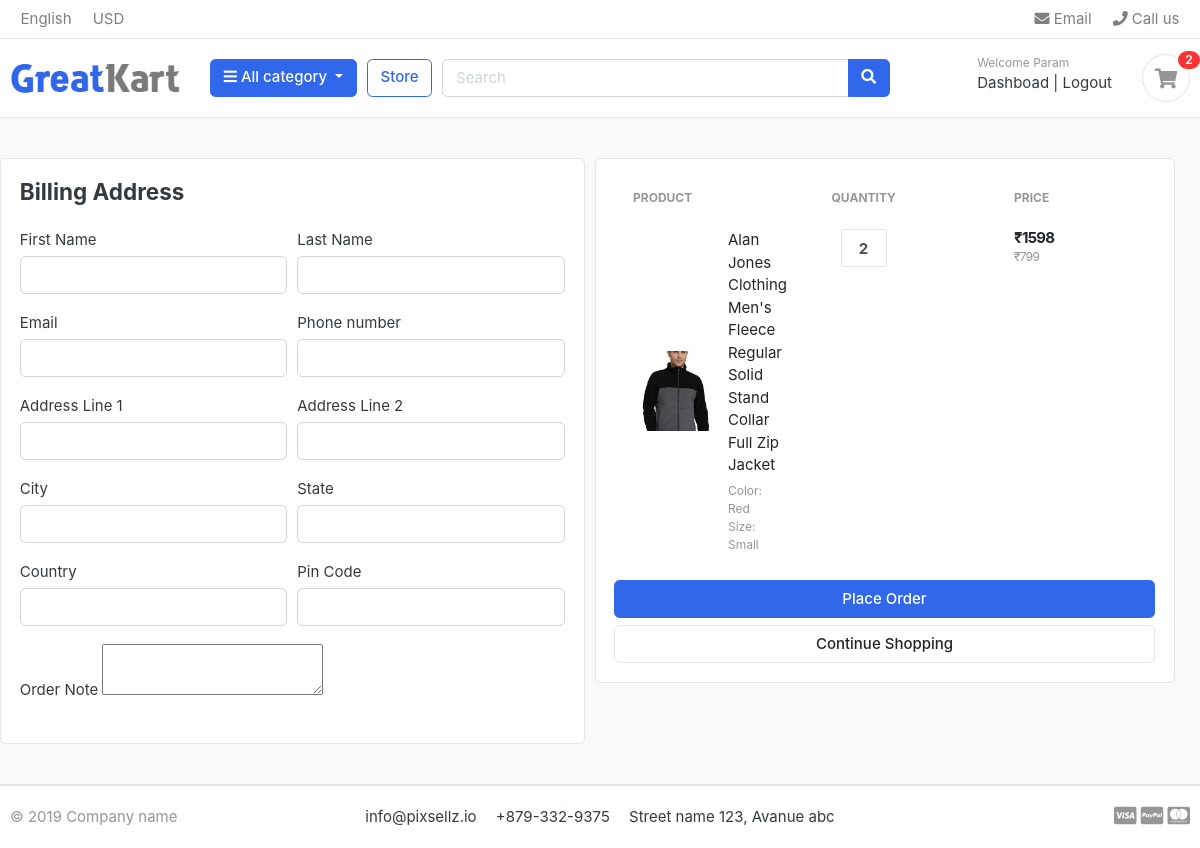
The app's page /cart/checkout/ (signed in) with its own data.
### accounts/models.py (models this page shows, shortened)
class Account(AbstractBaseUser):
  first_name = models.CharField(max_length=50)
  last_name =  models.CharField(max_length=50)
  email = models.EmailField(max_length=100, unique=True)
  username = models.CharField(max_length=50,unique=True)
  phone_number = models.CharField(max_length=15)
  date_joined = models.DateTimeField(auto_now_add=True)
  last_login = models.DateTimeField(auto_now=True)
  is_admin = models.BooleanField(default=False)
  is_active = models.BooleanField(default=True)
  is_staff = models.BooleanField(default=False)
  is_superadmin = models.BooleanField(default=False)
  USERNAME_FIELD = 'email'
  REQUIRED_FIELDS = ['username','first_name', 'last_name']
  objects = AccountManager()

### carts/models.py (models this page shows, shortened)
class CartItem(models.Model):
    user = models.ForeignKey(Account, on_delete=models.CASCADE, null=True)
    product = models.ForeignKey(Product, on_delete=models.CASCADE)
    cart = models.ForeignKey(Cart, on_delete=models.CASCADE)
    variations = models.ManyToManyField(Varition, blank=True)
    quantity = models.IntegerField()
    is_active = models.BooleanField(default=True)
    def get_total_price(self):
        return self.product.price * self.quantity
    class Meta:
        db_table = 'CartItem'

### stores/models.py (models this page shows, shortened)
class Product(models.Model):
  product_name = models.CharField(max_length=200, unique=True)
  slug = models.SlugField(max_length=200, unique=True)
  description = models.TextField(max_length=500, blank=True)
  price = models.IntegerField()
  images = models.ImageField(upload_to='photos/products')
  stock = models.IntegerField()
  is_available = models.BooleanField(default=True)
  category = models.ForeignKey('category.Category', on_delete=models.CASCADE)
  created_date = models.DateTimeField(auto_now_add=True)
  modified_date = models.DateTimeField(auto_now=True)
  class Meta:
    verbose_name = 'product'
    verbose_name_plural = 'products'
  def get_url(self):
    return reverse('product_detail', args=[self.category.slug, self.slug])

class Varition(models.Model):
  product = models.ForeignKey(Product, on_delete=models.CASCADE)
  variation_category = models.CharField(max_length=100,choices=category_choices)
  variation_value = models.CharField(max_length=100)
  is_active = models.BooleanField(default=True)
  created_date = models.DateTimeField(auto_now=True)
  objects = VariationManager()

### carts/views.py (the view)
# urls.py: path('checkout/',views.checkout, name='checkout'),
@login_required(login_url='login')
def checkout(request,total = 0, quantity = 0, cart_items = None):
    try:
        if request.user.is_authenticated:
            cart_items = CartItem.objects.filter(user = request.user, is_active = True)
        else:
            cart = Cart.objects.get(cart_id = _cart_id(request))
            cart_items = CartItem.objects.filter(cart = cart, is_active = True)
        for cart_item in cart_items:
            total += (cart_item.product.price * cart_item.quantity)
            quantity += cart_item.quantity
    except Cart.DoesNotExist:
        pass # just ignore
    context = {
            'total': total,
            'quantity': quantity,
            'cart_items': cart_items,
    }
    return render(request, 'store/checkout.html',context)

### carts/context_processors.py (called while the page is built)
def counter(request):
    cart_count = 0
    if 'admin' in request.path:
        return {}
    else:
        try:
            cart = Cart.objects.filter(cart_id=_cart_id(request))
            if request.user.is_authenticated:
                cart_items = CartItem.objects.all().filter(user = request.user)
            else:
                cart_items = CartItem.objects.all().filter(cart=cart[:1])
            for cart_item in cart_items:
                cart_count += cart_item.quantity
        except Cart.DoesNotExist:
            cart_count = 0
    return dict(cart_count=cart_count)

### carts/views.py (called while the page is built)
def _cart_id(request):
    cart = request.session.session_key
    if not cart:
        cart = request.session.create()
    return cart

### category/contex_processors.py (called while the page is built)
def menu_links(request):
    links = Category.objects.all()
    return dict(links=links)

### category/models.py (called while the page is built)
  def get_url(self):
    return reverse('products_by_category', args=[self.slug])

### templates/store/checkout.html (shortened to what this page needs)
{% extends "base.html" %}
{% load static %}
{% block content %}
<section class="section-content padding-y bg">
<div class="container">
<div class="row">
	<aside class="col-lg<-6">
<div class="card">
<div  class="card-body">
  <h4 class="card-title mb-4" >Billing Address</h4>
  <form action="{% url "placeorder" %}" method="POST">
    <div class="form-row">
      <div class="col form-group">
        <label for="">First Name</label>
        <input type ="text" name="first_name" class="form-control" required >
    </div>
        <div class="col form-group">
        <label for="">Last Name</label>
        <input type ="text" name="last_name" class="form-control" required >
    </div>
    </div>
    <div class="form-row">
      <div class="col form-group">
        <label for="">Email</label>
        <input type ="email" name="email" class="form-control" required >
    </div>
        <div class="col form-group">
        <label for="">Phone number</label>
        <input type ="text" name="phone" class="form-control" required >
    </div>
    </div>
    <div class="form-row">
      <div class="col form-group">
        <label for="">Address Line 1</label>
        <input type ="text" name="address_line_1" class="form-control" required >
    </div>
        <div class="col form-group">
        <label for="">Address Line 2</label>
        <input type ="text" name="address_line_2" class="form-control" required >
    </div>
    </div><div class="form-row">
      <div class="col form-group">
        <label for="">City</label>
        <input type ="text" name="city" class="form-control" required >
    </div>
        <div class="col form-group">
        <label for="">State</label>
        <input type ="text" name="state" class="form-control" required >
    </div>
    </div>
    <div class="form-row">
      <div class="col form-group">
        <label for="">Country</label>
        <input type ="text" name="country" class="form-control" required >
    </div>
        <div class="col form-group">
        <label for="">Pin Code</label>
        <input type ="text" name="pincode" class="form-control" required >
    </div>
    </div>
    <div class="form-row">
      <div class="col form-group">
        <label for="">Order Note</label>
        <textarea  name="order_note" row="2"  ></textarea>
    </div>
</div>
</div>
	</aside>
	<aside class="col-lg-6">
		<div class="card">
		<div class="card-body">
      <table class="table table-borderless table-shopping-cart">
<thead class="text-muted">
<tr class="small text-uppercase">
  <th scope="col">Product</th>
  <th scope="col" width="120">Quantity</th>
  <th scope="col" width="120">Price</th>
  <th scope="col" class="text-right" width="200"> </th>
</tr>
</thead>
<tbody>
{% for cart_item in cart_items  %}
<tr>
	<td>
		<figure class="itemside align-items-center">
			<div class="aside"><img src="{{ cart_item.product.images.url }}" class="img-sm"></div>
			<figcaption class="info">
				<a href="{{ cart_item.product.get_url }}" class="title text-dark">{{ cart_item.product.product_name }}</a>
				<p class="text-muted small">
					{% if cart_item.variations.all %}
					{% for item in cart_item.variations.all %}
						{{ item.variation_category | capfirst}}: {{ item.variation_value |capfirst }} <br>
					{% endfor %}
					{% endif %}
			</figcaption>
		</figure>
	</td>
	<td>
					<div class="col">
						<div class="input-group input-spinner">
							<input type="text" class="form-control"  value="{{ cart_item.quantity }}">
						</div>
					</div>
	</td>
	<td>
		<div class="price-wrap">
			<var class="price">₹{{ cart_item.get_total_price }}</var>
			<small class="text-muted"> ₹{{ cart_item.product.price }} </small>
		</div>
	</td>
	<td class="text-right">
	</td>
	</tr>
	{% endfor %}
</tbody>
</table>
			<button type="submit" name="submit"  class="btn btn-primary btn-block"> Place Order </button>
			<a href="{% url "store" %}" class="btn btn-light btn-block">Continue Shopping</a>
		</div>
		</div>
</aside>
</div>
</div>
</section>
{% endblock %}

### templates/include/navbar.html (shortened to what this page needs)
{% load static %}
<header class="section-header">
<nav class="navbar p-md-0 navbar-expand-sm navbar-light border-bottom">
<div class="container">
  <div class="collapse navbar-collapse" id="navbarTop4">
    <ul class="navbar-nav mr-auto">
    	<li class="nav-item dropdown">
		 	<a href="#" class="nav-link">   English </a>
		</li>
		<li class="nav-item dropdown">
			<a href="#" class="nav-link"> USD </a>
		</li>
    </ul>
    <ul class="navbar-nav">
		<li><a href="#" class="nav-link"> <i class="fa fa-envelope"></i> Email </a></li>
		<li><a href="#" class="nav-link"> <i class="fa fa-phone"></i> Call us </a></li>
	</ul>
  </div>
</div>
</nav>
<section class="header-main border-bottom">
	<div class="container">
<div class="row align-items-center">
	<div class="col-lg-2 col-md-3 col-6">
		<a href="{% url 'home' %}" class="brand-wrap">
			<img class="logo" src="{% static 'images/logo.png' %}">
		</a>
	</div>
	<div class="col-lg col-sm col-md col-6 flex-grow-0">
		<div class="category-wrap dropdown d-inline-block float-right">
			<button type="button" class="btn btn-primary dropdown-toggle" data-toggle="dropdown">
				<i class="fa fa-bars"></i> All category
			</button>
		</div>
	</div>
	<a href="{% url 'store' %}" class="btn btn-outline-primary">Store</a>
	<div class="col-lg  col-md-6 col-sm-12 col">
		<form action="{% url "search" %}" class="search" method="GET">
			<div class="input-group w-100">
			    <input type="text" class="form-control" style="width:60%;" placeholder="Search" name="keyword" >
			    <div class="input-group-append">
			      <button class="btn btn-primary" type="submit">
			        <i class="fa fa-search"></i>
			      </button>
			    </div>
		    </div>
		</form>
	</div>
	<div class="col-lg-3 col-sm-6 col-8 order-2 order-lg-3">
				<div class="d-flex justify-content-end mb-3 mb-lg-0">
						{% if user.id is None %}
					<div class="widget-header">
						{% comment %} if user is login show username {% endcomment %}
						<small class="title text-muted">Welcome guest!</small>
						<div>
							<a href="{% url "login" %}">Sign in</a> <span class="dark-transp"> | </span>
							<a href="{% url "register" %}"> Register</a>
						</div>
						{% else %}
					<div class="widget-header">
						<small class="title text-muted">Welcome {{user.username}}</small>
						<div>
							<a href="{% url "dashboard" %}">Dashboad</a> <span class="dark-transp"> | </span>
							<a href="{% url "logout" %}"> Logout</a>
						</div>
					{% endif %}
					</div>
					<a href="{% url "cart" %}" class="widget-header pl-3 ml-3">
						<div class="icon icon-sm rounded-circle border"><i class="fa fa-shopping-cart"></i></div>
						<span class="badge badge-pill badge-danger notify">{{ cart_count }}</span>
					</a>
				</div>
			</div>
</div>
	</div>
</section>
</header>

### static/css/ui.css (style rules this page uses)
html { font-family: "Inter", sans-serif; font-size: 15px; }
.price-wrap { letter-spacing: -0.7px; }
.icon-xs, .icon-sm, .icon-md, .icon-lg { display: inline-block; text-align: center; flex-shrink: 0; flex-grow: 0; }
.icon-sm { width: 48px; height: 48px; line-height: 48px !important; font-size: 20px; }
.img-xs, .img-sm, .img-md, .img-lg { -o-object-fit: cover; object-fit: cover; flex-shrink: 0; flex-grow: 0; }
.img-sm { width: 80px; height: 80px; }
.padding-y { padding-top: 40px; padding-bottom: 40px; }
var { font-style: normal; }
figure { margin-bottom: 0; }
article:after, .form-group:after { display: block; clear: both; content: ""; }
.bg { background-color: #f8f9fa; }
p:last-child { margin-bottom: 0; }
.header-main { position: relative; padding-top: 1rem; padding-bottom: 1rem; }
.brand-wrap .logo, .navbar-brand .logo { margin-right: 7px; max-height: 42px; display: inline-block; }
.widget-header { display: inline-block; vertical-align: middle; position: relative; }
.widget-header a { color: #343a40; }
.widget-header i { color: #969696; }
.widget-header .title { display: block; }
.widget-header .notify { position: absolute; top: -3px; right: -10px; }
.btn-light { background-color: #fff; border-color: #e4e4e4; }
.itemside { position: relative; display: flex; width: 100%; }
.itemside .aside { position: relative; flex-shrink: 0; }
.itemside .info { padding-left: 15px; padding-right: 7px; }
.itemside p { margin-bottom: 0; }
.itemside .title { display: block; margin-bottom: 5px; color: #212529; }
.notify { position: absolute; top: -4px; right: -10px; display: inline-block; padding: 0.25em 0.6em; font-size: 12px; line-height: 1; text-align: center; border-radius: 3rem; color: #fff; background-color: #fa3434; }
.price { font-weight: 600; color: #212529; }
.input-spinner { width: 125px; flex-wrap: nowrap; display: inline-flex; vertical-align: middle; }
.input-spinner input.form-control { text-align: center; max-width: 46px; font-weight: bold; flex-basis: 46px; border-color: #e4e4e4; flex-grow: 0; }
.table-shopping-cart.table td, .table-shopping-cart.table th { padding-left: 1.25rem; padding-right: 1.25rem; }
.table-shopping-cart .price-wrap { line-height: 1.2; }
.table-shopping-cart .price { font-weight: bold; margin-right: 5px; display: block; }

### records on screen
Account: username "Param"
CartItem: product.images (picture), product.product_name "Alan Jones Clothing Men's Fleece Regular Solid Stand Collar Full Zip Jacket", quantity "2", get_total_price "1598", product.price "799"
Varition: variation_category "Color", variation_value "Red"
Varition: variation_category "Size", variation_value "Small"

### other values on screen
{{ cart_count }} "2"
